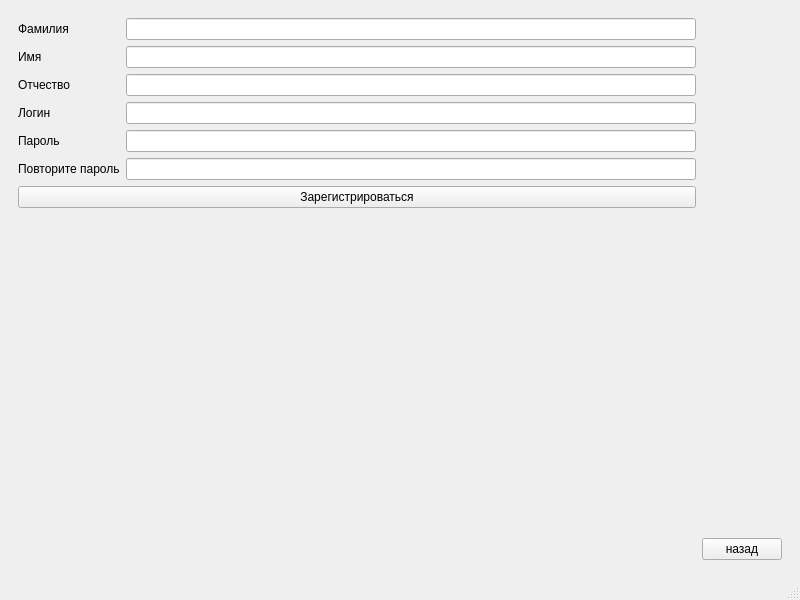
<?xml version="1.0" encoding="UTF-8"?>
<ui version="4.0">
 <class>MainWindow</class>
 <widget class="QMainWindow" name="MainWindow">
  <property name="geometry">
   <rect>
    <x>0</x>
    <y>0</y>
    <width>800</width>
    <height>600</height>
   </rect>
  </property>
  <property name="windowTitle">
   <string>MainWindow</string>
  </property>
  <widget class="QWidget" name="centralwidget">
   <layout class="QGridLayout" name="gridLayout">
    <item row="0" column="0">
     <widget class="QStackedWidget" name="stackedWidget">
      <property name="currentIndex">
       <number>3</number>
      </property>
      <widget class="QWidget" name="roles">
       <widget class="QWidget" name="layoutWidget">
        <property name="geometry">
         <rect>
          <x>230</x>
          <y>120</y>
          <width>311</width>
          <height>251</height>
         </rect>
        </property>
        <layout class="QVBoxLayout" name="verticalLayout">
         <item>
          <widget class="QLabel" name="label_6">
           <property name="styleSheet">
            <string notr="true">color: rgb(255, 85, 0); font: 700 14pt &quot;Segoe UI&quot;;</string>
           </property>
           <property name="text">
            <string>Школа танцев Red</string>
           </property>
           <property name="alignment">
            <set>Qt::AlignmentFlag::AlignCenter</set>
           </property>
          </widget>
         </item>
         <item>
          <widget class="QLabel" name="label_7">
           <property name="text">
            <string>Выберите свою роль</string>
           </property>
           <property name="alignment">
            <set>Qt::AlignmentFlag::AlignCenter</set>
           </property>
          </widget>
         </item>
         <item>
          <widget class="QComboBox" name="choiseRole">
           <item>
            <property name="text">
             <string>Ученик</string>
            </property>
           </item>
           <item>
            <property name="text">
             <string>Тренер</string>
            </property>
           </item>
           <item>
            <property name="text">
             <string>Директор филиала</string>
            </property>
           </item>
           <item>
            <property name="text">
             <string>Админ</string>
            </property>
           </item>
          </widget>
         </item>
         <item>
          <widget class="QPushButton" name="choiseRoleButton">
           <property name="text">
            <string>ок</string>
           </property>
          </widget>
         </item>
        </layout>
       </widget>
      </widget>
      <widget class="QWidget" name="loginStudent">
       <layout class="QGridLayout" name="gridLayout_3">
        <item row="1" column="1">
         <widget class="QPushButton" name="cancelButton_2">
          <property name="text">
           <string>Отмена</string>
          </property>
         </widget>
        </item>
        <item row="0" column="0" rowspan="2">
         <layout class="QFormLayout" name="formLayout">
          <item row="0" column="0">
           <widget class="QLabel" name="label">
            <property name="text">
             <string>Логин</string>
            </property>
           </widget>
          </item>
          <item row="0" column="1">
           <widget class="QLineEdit" name="logStud"/>
          </item>
          <item row="1" column="0">
           <widget class="QLabel" name="label_2">
            <property name="text">
             <string>Пароль</string>
            </property>
           </widget>
          </item>
          <item row="1" column="1">
           <widget class="QLineEdit" name="passStud">
            <property name="echoMode">
             <enum>QLineEdit::EchoMode::Password</enum>
            </property>
           </widget>
          </item>
          <item row="2" column="0" colspan="2">
           <widget class="QPushButton" name="enterStudentButton">
            <property name="text">
             <string>Войти</string>
            </property>
           </widget>
          </item>
          <item row="3" column="0">
           <widget class="QLabel" name="label_5">
            <property name="text">
             <string>Нет аккаунта?</string>
            </property>
           </widget>
          </item>
          <item row="3" column="1">
           <widget class="QPushButton" name="registerStudentButton">
            <property name="text">
             <string>Зарегистрироваться</string>
            </property>
           </widget>
          </item>
         </layout>
        </item>
       </layout>
      </widget>
      <widget class="QWidget" name="loginDirectors">
       <layout class="QGridLayout" name="gridLayout_2">
        <item row="1" column="1">
         <widget class="QPushButton" name="cancelButton">
          <property name="text">
           <string>отмена</string>
          </property>
         </widget>
        </item>
        <item row="0" column="0">
         <layout class="QFormLayout" name="formLayout_2">
          <item row="0" column="0">
           <widget class="QLabel" name="label_3">
            <property name="text">
             <string>Логин</string>
            </property>
           </widget>
          </item>
          <item row="0" column="1">
           <widget class="QLineEdit" name="logDir"/>
          </item>
          <item row="1" column="0">
           <widget class="QLabel" name="label_4">
            <property name="text">
             <string>Пароль</string>
            </property>
           </widget>
          </item>
          <item row="1" column="1">
           <widget class="QLineEdit" name="passDir">
            <property name="echoMode">
             <enum>QLineEdit::EchoMode::Password</enum>
            </property>
           </widget>
          </item>
          <item row="2" column="0" colspan="2">
           <widget class="QPushButton" name="enterDirButton">
            <property name="text">
             <string>Войти</string>
            </property>
           </widget>
          </item>
         </layout>
        </item>
       </layout>
      </widget>
      <widget class="QWidget" name="registerStudent">
       <layout class="QGridLayout" name="gridLayout_4">
        <item row="0" column="0">
         <layout class="QFormLayout" name="formLayout_3">
          <item row="0" column="0">
           <widget class="QLabel" name="label_8">
            <property name="text">
             <string>Фамилия</string>
            </property>
           </widget>
          </item>
          <item row="0" column="1">
           <widget class="QLineEdit" name="name1"/>
          </item>
          <item row="1" column="0">
           <widget class="QLabel" name="label_9">
            <property name="text">
             <string>Имя</string>
            </property>
           </widget>
          </item>
          <item row="1" column="1">
           <widget class="QLineEdit" name="name2"/>
          </item>
          <item row="2" column="0">
           <widget class="QLabel" name="label_10">
            <property name="text">
             <string>Отчество</string>
            </property>
           </widget>
          </item>
          <item row="2" column="1">
           <widget class="QLineEdit" name="name3"/>
          </item>
          <item row="3" column="0">
           <widget class="QLabel" name="label_11">
            <property name="text">
             <string>Логин</string>
            </property>
           </widget>
          </item>
          <item row="3" column="1">
           <widget class="QLineEdit" name="loginReg"/>
          </item>
          <item row="4" column="0">
           <widget class="QLabel" name="label_12">
            <property name="text">
             <string>Пароль</string>
            </property>
           </widget>
          </item>
          <item row="4" column="1">
           <widget class="QLineEdit" name="passReg"/>
          </item>
          <item row="5" column="0">
           <widget class="QLabel" name="label_13">
            <property name="text">
             <string>Повторите пароль</string>
            </property>
           </widget>
          </item>
          <item row="5" column="1">
           <widget class="QLineEdit" name="pass2Red"/>
          </item>
          <item row="6" column="0" colspan="2">
           <widget class="QPushButton" name="finishRegButton">
            <property name="text">
             <string>Зарегистрироваться</string>
            </property>
           </widget>
          </item>
         </layout>
        </item>
        <item row="1" column="1">
         <widget class="QPushButton" name="backButton">
          <property name="text">
           <string>назад</string>
          </property>
         </widget>
        </item>
       </layout>
      </widget>
      <widget class="QWidget" name="interfaceStud">
       <layout class="QGridLayout" name="gridLayout_5">
        <item row="0" column="0">
         <widget class="QSplitter" name="splitter">
          <property name="orientation">
           <enum>Qt::Orientation::Vertical</enum>
          </property>
          <widget class="QPushButton" name="pushButton_3">
           <property name="text">
            <string>Записаться на занятие</string>
           </property>
          </widget>
          <widget class="QPushButton" name="pushButton">
           <property name="text">
            <string>История занятий</string>
           </property>
          </widget>
          <widget class="QPushButton" name="pushButton_2">
           <property name="text">
            <string>История заявок</string>
           </property>
          </widget>
         </widget>
        </item>
       </layout>
      </widget>
     </widget>
    </item>
   </layout>
  </widget>
  <widget class="QMenuBar" name="menubar">
   <property name="geometry">
    <rect>
     <x>0</x>
     <y>0</y>
     <width>800</width>
     <height>25</height>
    </rect>
   </property>
  </widget>
  <widget class="QStatusBar" name="statusbar"/>
 </widget>
 <resources/>
 <connections/>
</ui>
